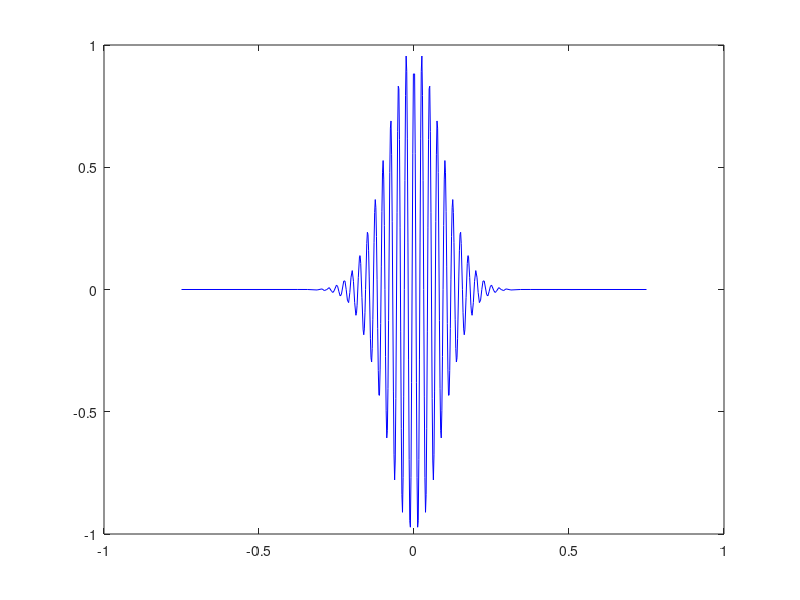

Write the MATLAB code that produced this figure.
clc, clear all, clf

% input data:
U=load('solution.dat');
u=U(:,2);
D=load('derivative.dat');
x=D(:,1);
ux=D(:,2);
xtru=linspace(-1,1,4000);
utru=cos(80*pi*xtru).*exp(-64*xtru.^2);
figure(1)
% plot(x,u,'bo-',x,ux,'r+-')
plot(x,u,'b-')
% plot(xtru,utru,'r-')
